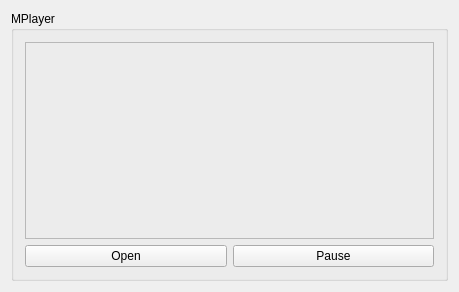
<?xml version="1.0" encoding="UTF-8"?>
<ui version="4.0">
 <class>QtMplayerClass</class>
 <widget class="QWidget" name="QtMplayerClass">
  <property name="geometry">
   <rect>
    <x>0</x>
    <y>0</y>
    <width>459</width>
    <height>292</height>
   </rect>
  </property>
  <property name="windowTitle">
   <string>QtMplayer</string>
  </property>
  <layout class="QVBoxLayout" name="verticalLayout_3">
   <item>
    <widget class="QGroupBox" name="groupBox">
     <property name="title">
      <string>MPlayer</string>
     </property>
     <layout class="QVBoxLayout" name="verticalLayout_2">
      <item>
       <layout class="QVBoxLayout" name="verticalLayout" stretch="9,1">
        <item>
         <widget class="QFrame" name="pVideoFrame">
          <property name="frameShape">
           <enum>QFrame::StyledPanel</enum>
          </property>
          <property name="frameShadow">
           <enum>QFrame::Raised</enum>
          </property>
         </widget>
        </item>
        <item>
         <layout class="QHBoxLayout" name="horizontalLayout">
          <item>
           <widget class="QPushButton" name="pPbOpen">
            <property name="text">
             <string>Open</string>
            </property>
           </widget>
          </item>
          <item>
           <widget class="QPushButton" name="pPbPause">
            <property name="text">
             <string>Pause</string>
            </property>
           </widget>
          </item>
         </layout>
        </item>
       </layout>
      </item>
     </layout>
    </widget>
   </item>
  </layout>
 </widget>
 <layoutdefault spacing="6" margin="11"/>
 <resources>
  <include location="QtMplayer.qrc"/>
 </resources>
 <connections/>
</ui>
